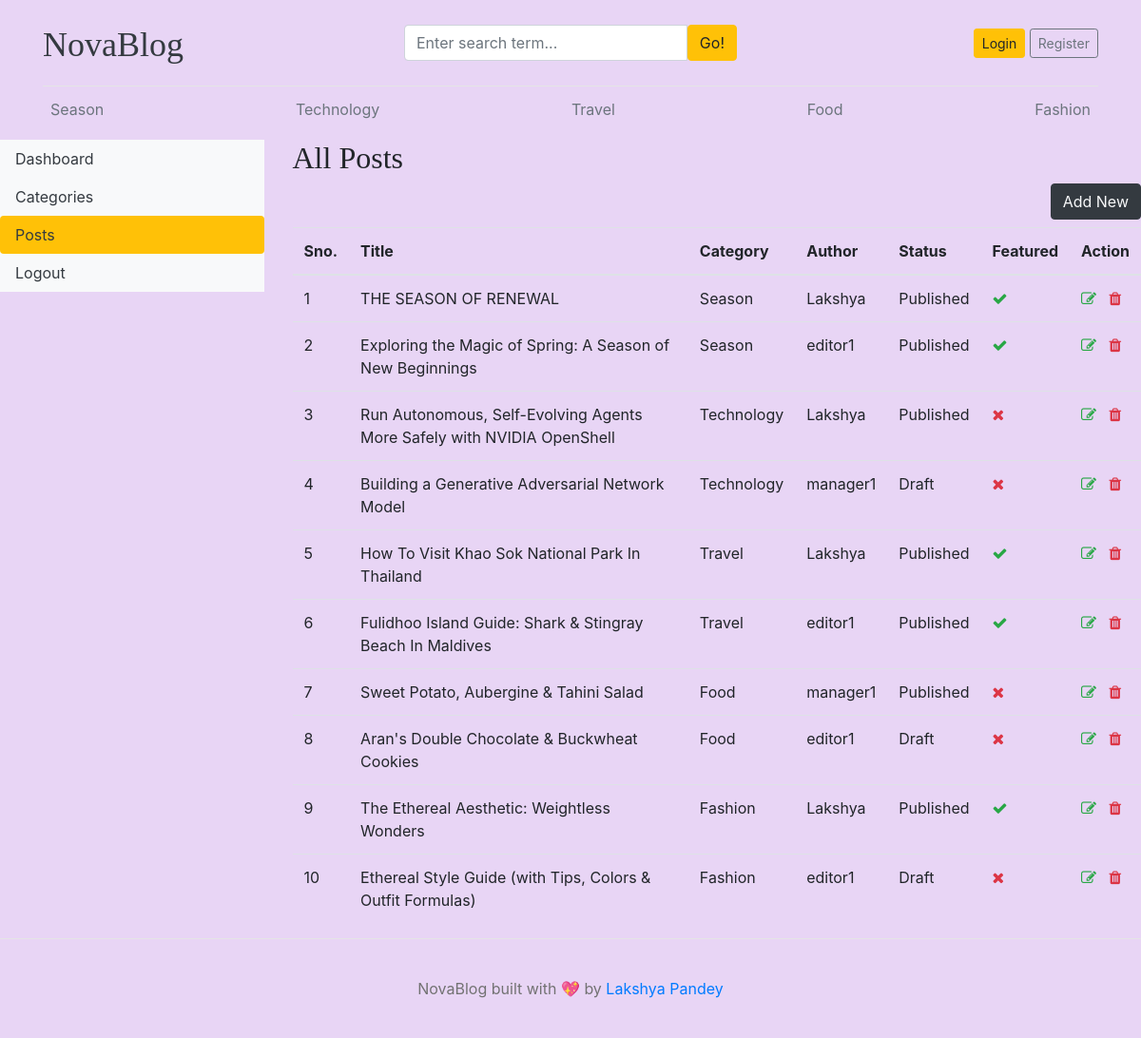
The app's page /dashboards/posts/ with its own data.
### blogs/models.py (models this page shows, shortened)
class Category(models.Model):
    category_name = models.CharField(max_length=50 , unique=True)
    created_at = models.DateTimeField(auto_now_add=True)
    updated_at = models.DateTimeField(auto_now=True)
    class Meta:
        verbose_name_plural = "Categories"
    def __str__(self):
        return self.category_name

class Blog(models.Model):
    title = models.CharField(max_length=100)
    slug = models.SlugField(max_length=150, unique=True, blank=True)
    category = models.ForeignKey(Category, on_delete=models.CASCADE)
    author =models.ForeignKey(User, on_delete=models.CASCADE)
    featured_image = models.ImageField(upload_to='uploads/%Y/%m/%d')
    short_description = models.TextField(max_length=500)
    blog_body = models.TextField(max_length=2000)
    status = models.CharField(max_length=20,  choices=STATUS_CHOICES, default='draft')
    is_featured = models.BooleanField(default=False)
    created_at = models.DateTimeField(auto_now_add=True)
    updated_at = models.DateTimeField(auto_now=True)

### dashboards/views.py (the view)
# urls.py: path('posts/', views.posts, name='posts'),
def posts(request):
    posts = Blog.objects.all()
    context = {'posts': posts}
    return render(request, 'dashboard/posts.html', context)

### blogs/context_processors.py (called while the page is built)
def get_categories(request):
    categories = Category.objects.all()
    return dict(categories=categories)

def get_social_links(request):
    social_links = SocialLink.objects.all()
    return dict(social_links=social_links)

### templates/dashboard/posts.html (shortened to what this page needs)
{% extends 'base.html' %}
{% block content %}
<div class="row">
    {% include 'dashboard/sidebar.html' %}
    <div class="col-md-9">
        <h2>All Posts</h2>
        <a href="{% url 'add_post' %}" class="btn btn-dark text-light float-right mb-2">Add New</a>
        <table class="table table-hover">
            <thead>
              <tr>
                <th>Sno.</th>
                <th>Title</th>
                <th>Category</th>
                <th>Author</th>
                <th>Status</th>
                <th>Featured</th>
                <th>Action</th>
              </tr>
            </thead>
            <tbody>
            {% for post in posts %}
              <tr>
                <td>{{ forloop.counter }}</td>
                <td>{{ post.title }}</td>
                <td>{{ post.category }}</td>
                <td>{{ post.author }}</td>
                <td>{{ post.status }}</td>
                <td>{% if post.is_featured %}<i class="fa fa-check text-success"></i>{% else %}<i class="fa fa-times text-danger"></i>{% endif %}</td>
                <td>
                    <a href="{% url 'edit_post' post.id %}"><i class="fa fa-edit text-success"></i></a>
                    <a href="{% url 'delete_post' post.id %}"><i class="fa fa-trash text-danger"></i></a>
                </td>
              </tr>
            {% endfor %}
            </tbody>
          </table>
    </div>
</div>
{% endblock %}

### templates/base.html (shortened to what this page needs)
{% load static %}
<!DOCTYPE html>
<html lang="en">
<head>
    <link href="https://getbootstrap.com/docs/4.0/dist/css/bootstrap.min.css" rel="stylesheet">
    <link rel="stylesheet"  href="{% static 'css/blog.css' %}" >
    <link rel="stylesheet" href="https://cdnjs.cloudflare.com/ajax/libs/font-awesome/4.7.0/css/font-awesome.min.css">
  </head>
<body>
    <div class="container">
      <header class="blog-header py-3">
        <div class="row flex-nowrap justify-content-between align-items-center">
          <div class="col-4 pt-1">
            <a class="blog-header-logo text-dark" href="/">NovaBlog</a>
          </div>
          <div class="col-4">
            <form action="{% url 'search' %}" method="GET">
              <div class="input-group">
                <input class="form-control" type="text" name="keyword" value="{{ keyword }}" placeholder="Enter search term..." aria-label="Enter search term..." aria-describedby="button-search" />
                <button type="submit" class="btn btn-warning" id="button-search" type="button">Go!</button>
            </div>
            </form>
          </div>
          <div class="col-4 d-flex justify-content-end align-items-center">
            {% if not user.is_authenticated %}
            <a class="btn btn-sm btn-warning" href="{% url 'login' %}">Login</a> &nbsp;
            <a class="btn btn-sm btn-outline-secondary" href="{% url 'register' %}">Register</a>
            {% else %}
            <span><a href="{% url 'dashboard' %}">Dashboard</a></span>
            &emsp;
            <span><a href="{% url 'logout' %}">Logout</a></span>
            {% endif %}
          </div>
        </div>
      </header>
      <div class="nav-scroller py-1 mb-2">
        <nav class="nav d-flex justify-content-between">
          {% for cat in categories %}
          <a class="p-2 text-muted" href="{% url 'posts_by_category' cat.id %}">{{ cat.category_name }}</a>
          {% endfor %}
        </nav>
      </div>
    </div>
{% block content %}
{% endblock %}
<footer class="blog-footer">
    <p>NovaBlog built with 💖 by <a href="#">Lakshya Pandey </a></p>
  </footer>
  </body>
  </html>

### static/css/blog.css (style rules this page uses)
body { background-color: #e8d5f5; }
.container { background-color: transparent; }
.blog-header { border-bottom: 1px solid #e5e5e5; }
.blog-header-logo { font-family: "Playfair Display", Georgia, "Times New Roman", serif; font-size: 2.25rem; }
h1, h2, h3, h4, h5, h6 { font-family: "Playfair Display", Georgia, "Times New Roman", serif; }
.blog-footer { padding: 2.5rem 0; color: #727272; text-align: center; background-color: #e8d5f5; border-top: .05rem solid #e5e5e5; }
.blog-footer p:last-child { margin-bottom: 0; }

### records on screen
Category: category_name "Season"
Category: category_name "Technology"
Category: category_name "Travel"
Category: category_name "Food"
Category: category_name "Fashion"
Blog: title "THE SEASON OF RENEWAL", category "Season", author "Lakshya", status "Published", is_featured True (drawn)
Blog: title "Exploring the Magic of Spring: A Season of New Beginnings", category "Season", author "editor1", status "Published", is_featured True (drawn)
Blog: title "Run Autonomous, Self-Evolving Agents More Safely with NVIDIA OpenShell", category "Technology", author "Lakshya", status "Published", is_featured False (drawn)
Blog: title "Building a Generative Adversarial Network Model", category "Technology", author "manager1", status "Draft", is_featured False (drawn)
Blog: title "How To Visit Khao Sok National Park In Thailand", category "Travel", author "Lakshya", status "Published", is_featured True (drawn)
Blog: title "Fulidhoo Island Guide: Shark & Stingray Beach In Maldives", category "Travel", author "editor1", status "Published", is_featured True (drawn)
Blog: title "Sweet Potato, Aubergine & Tahini Salad", category "Food", author "manager1", status "Published", is_featured False (drawn)
Blog: title "Aran's Double Chocolate & Buckwheat Cookies", category "Food", author "editor1", status "Draft", is_featured False (drawn)
Blog: title "The Ethereal Aesthetic: Weightless Wonders", category "Fashion", author "Lakshya", status "Published", is_featured True (drawn)
Blog: title "Ethereal Style Guide (with Tips, Colors & Outfit Formulas)", category "Fashion", author "editor1", status "Draft", is_featured False (drawn)
